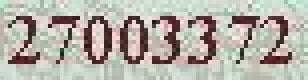
#> input picture 图片/PIL/pic/1.jpg, 77 x 20 px (shown 4 times larger); its folder holds only this picture in this run
$ python -i whole_code.py   (imports and definitions only)   (Python 2 division)
#> lines starting #> are read from the running program, lines starting #| are printed output that depends on the picture
#!/usr/bin/env python
# −*− coding: UTF−8 −*−
__author__ = 'walkskyer'
"""
完整处理代码
"""
import os, Image


# [71 lines left out: functions binary, division, not called in this run]


def recognize(img):
    """
    匹配验证码
    :param img:
    :return:
    """
    fontMods = []
    for i in range(10):
        fontMods.append((str(i), Image.open("./font/use/%d.jpg" % i)))
    fontMods.append((str('-'), Image.open("./font/use/%s.jpg" % '-')))
    fontMods.append((str('0'), Image.open("./font/use/%s.jpg" % '0_1')))
    result = ""
    font = division(img)
    for i in font:
        target = i
        points = []
        for mod in fontMods:
            diffs = 0
            #如果尺寸不一致，先算上尺寸上不同的数量
            if abs(target.size[0]-mod[1].size[0])>1 or abs(target.size[1]-mod[1].size[1])>1:
                diffs = abs((target.size[0]*target.size[1])-(mod[1].size[0]*mod[1].size[0]))

            for yi in xrange(target.size[1]):
                try:
                    for xi in xrange(target.size[0]):
                        if mod[1].getpixel((xi, yi)) != target.getpixel((xi, yi)):
                            diffs += 1
                except IndexError, e:
                    #print e
                    pass
            points.append((diffs, mod[0]))
        points.sort()
        result += points[0][1]
    return result


# [15 lines not run here, left out]

>>> import cv2
>>> picture = cv2.imread('../pic/1.jpg', cv2.IMREAD_GRAYSCALE)
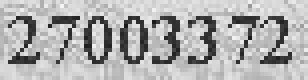
#> picture: shape (20, 77) (shown 4 times larger); min 25, max 244, mean 175.8
#> (the run stopped early here; a loop or call above may not have finished)

$ run again, on 图片/PIL/pic/11.jpg
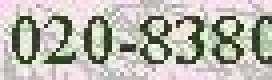
#> input picture 图片/PIL/pic/11.jpg, 68 x 20 px (shown 4 times larger)
#> `picture = cv2.imread('../pic/1.jpg', cv2.IMREAD_GRAYSCALE)`:
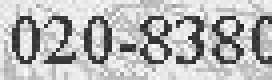
#> picture: shape (20, 68) (shown 4 times larger); min 28, max 255, mean 183.3

$ run again, on 图片/PIL/pic/2.jpg
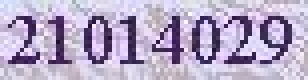
#> input picture 图片/PIL/pic/2.jpg, 77 x 20 px (shown 4 times larger)
#> `picture = cv2.imread('../pic/1.jpg', cv2.IMREAD_GRAYSCALE)`:
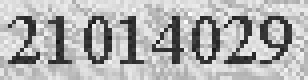
#> picture: shape (20, 77) (shown 4 times larger); min 23, max 253, mean 176.4

$ run again, on 图片/PIL/pic/3.jpg
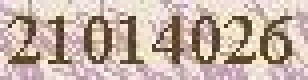
#> input picture 图片/PIL/pic/3.jpg, 77 x 20 px (shown 4 times larger)
#> `picture = cv2.imread('../pic/1.jpg', cv2.IMREAD_GRAYSCALE)`:
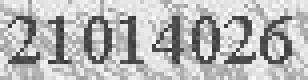
#> picture: shape (20, 77) (shown 4 times larger); min 49, max 251, mean 182.6
